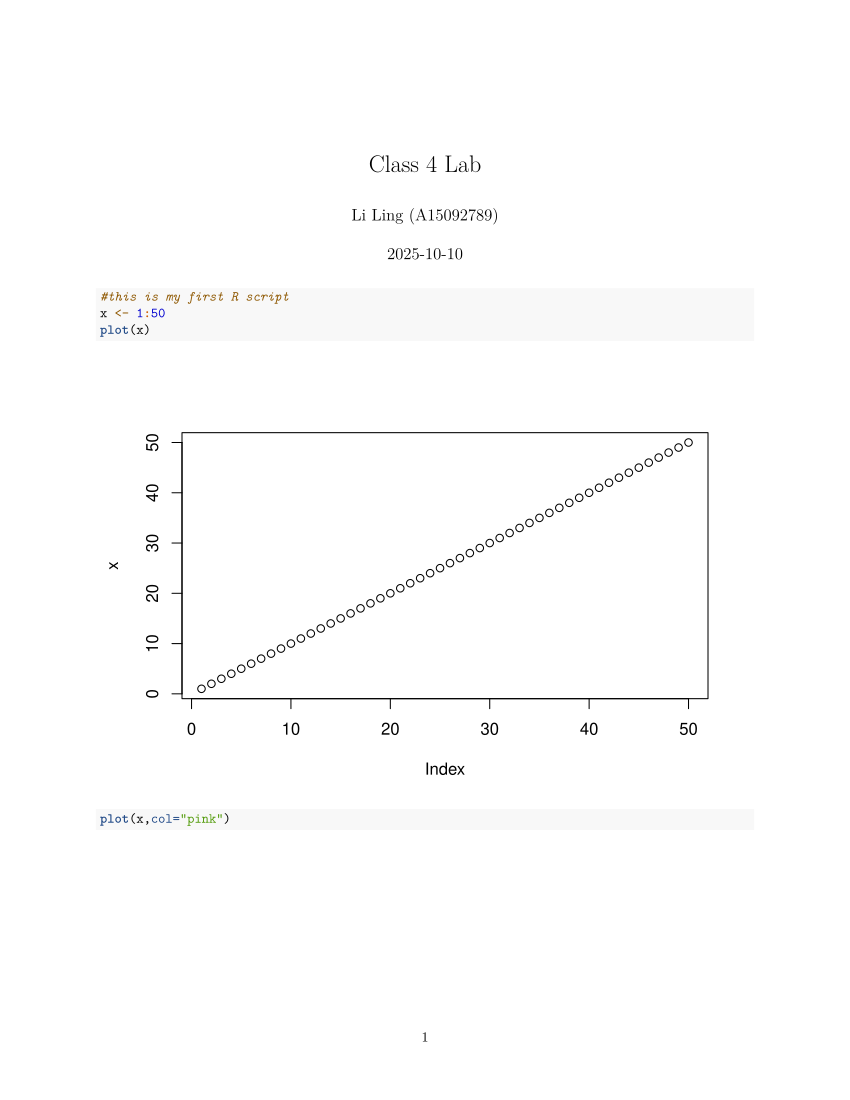

Reproduce this figure in R.
#' ---
#' title: "Class 4 Lab"
#' author: "Li Ling (A15092789)"
#' ---

#this is my first R script
x <- 1:50 
plot(x)
plot(x,col="pink")
plot(x, sin(x),typ="l",col="orange", lwd="3")
log(10, base=10)
log(10)
